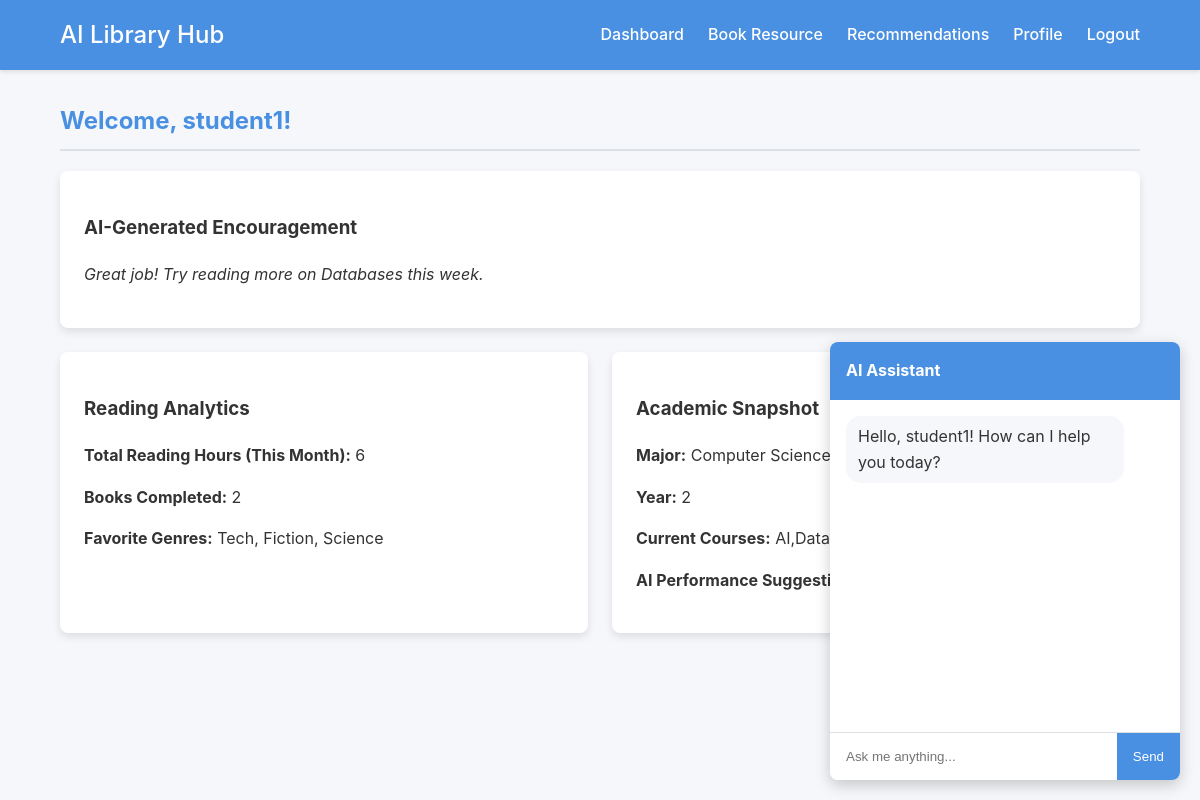
The page /dashboard (signed in) on the database its author committed.
### app.py (models this page shows)
class User(db.Model):
    id = db.Column(db.Integer, primary_key=True)
    username = db.Column(db.String(80), unique=True, nullable=False)
    password = db.Column(db.String(120), nullable=False)  # In production, hash passwords
    major = db.Column(db.String(100))
    year = db.Column(db.Integer)
    courses = db.Column(db.String(200))  # Comma-separated courses
    reading_goals = db.Column(db.String(200))
    is_teacher = db.Column(db.Boolean, default=False)

### app.py (the view)
@app.route('/dashboard')
def dashboard():
    if 'user_id' not in session:
        return redirect(url_for('login'))
    user = User.query.get(session['user_id'])
    reading_hours = random.randint(1, 10)
    books_read = random.randint(1, 5)
    genres = ['Tech', 'Fiction', 'Science']
    performance = 'Good - Focus on AI topics'
    encouragement = 'Great job! Try reading more on Databases this week.'
    return render_template('dashboard.html', user=user, reading_hours=reading_hours, books_read=books_read, genres=genres, performance=performance, encouragement=encouragement)

### templates/dashboard.html (shortened to what this page needs)
{% extends "base.html" %}
{% block content %}
    <h2>Welcome, {{ user.username }}!</h2>
    <div class="card">
        <h3>AI-Generated Encouragement</h3>
        <p><em>{{ encouragement }}</em></p>
    </div>
    <div class="grid-container">
        <div class="card">
            <h3>Reading Analytics</h3>
            <p><strong>Total Reading Hours (This Month):</strong> {{ reading_hours }}</p>
            <p><strong>Books Completed:</strong> {{ books_read }}</p>
            <p><strong>Favorite Genres:</strong> {{ genres|join(', ') }}</p>
        </div>
        <div class="card">
            <h3>Academic Snapshot</h3>
            <p><strong>Major:</strong> {{ user.major or 'Not set' }}</p>
            <p><strong>Year:</strong> {{ user.year or 'Not set' }}</p>
            <p><strong>Current Courses:</strong> {{ user.courses or 'Not set' }}</p>
            <p><strong>AI Performance Suggestion:</strong> {{ performance }}</p>
        </div>
    </div>
{% endblock %}

### templates/base.html (shortened to what this page needs)
<!DOCTYPE html>
<html lang="en">
<head>
    <link rel="stylesheet" href="{{ url_for('static', filename='css/style.css') }}">
</head>
<body>
    {% if session.user_id %}
    <nav>
        <div class="container">
            <h1><a href="{{ url_for('dashboard') }}">AI Library Hub</a></h1>
            <ul>
                <li><a href="{{ url_for('dashboard') }}">Dashboard</a></li>
                <li><a href="{{ url_for('book_resource') }}">Book Resource</a></li>
                <li><a href="{{ url_for('recommendations') }}">Recommendations</a></li>
                <li><a href="{{ url_for('profile') }}">Profile</a></li>
                <li><a href="{{ url_for('logout') }}">Logout</a></li>
            </ul>
        </div>
    </nav>
    {% endif %}
    <main class="container">
        {% block content %}{% endblock %}
    </main>
    {% if session.user_id %}
    <div class="chatbot-container">
        <div class="chatbot-header" onclick="toggleChatbot()">AI Assistant</div>
        <div class="chatbot-body" id="chatbot-body">
            <div class="chat-message bot-message">Hello, {{ session.username }}! How can I help you today?</div>
        </div>
        <div class="chatbot-input">
            <input type="text" id="chatbot-input-field" placeholder="Ask me anything..." onkeydown="handleKeydown(event)">
            <button onclick="sendChatMessage()">Send</button>
        </div>
    </div>
    {% endif %}
</body>
</html>

### static/css/style.css (style rules this page uses)
:root { --primary-color: #4a90e2; --secondary-color: #f5f7fa; --text-color: #333; --border-color: #dce1e6; --card-bg: #ffffff; --shadow: 0 4px 8px rgba(0,0,0,0.1); }
body { font-family: -apple-system, BlinkMacSystemFont, "Segoe UI", Roboto, "Helvetica Neue", Arial, sans-serif; margin: 0; background-color: var(--secondary-color); color: var(--text-color); line-height: 1.6; }
.container { width: 90%; max-width: 1200px; margin: 2rem auto; padding: 0 1rem; }
nav { background-color: var(--primary-color); color: white; padding: 1rem 0; box-shadow: 0 2px 4px rgba(0,0,0,0.1); }
nav .container { display: flex; justify-content: space-between; align-items: center; margin-top: 0; margin-bottom: 0; }
nav h1 { margin: 0; font-size: 1.5rem; }
nav ul { margin: 0; padding: 0; list-style: none; display: flex; gap: 1.5rem; }
nav a { color: white; text-decoration: none; font-weight: 500; transition: opacity 0.2s; }
.card { background-color: var(--card-bg); border-radius: 8px; padding: 1.5rem; box-shadow: var(--shadow); margin-bottom: 1.5rem; }
.grid-container { display: grid; grid-template-columns: repeat(auto-fit, minmax(300px, 1fr)); gap: 1.5rem; }
h2 { color: var(--primary-color); border-bottom: 2px solid var(--border-color); padding-bottom: 0.5rem; margin-top: 0; }
.chatbot-container { position: fixed; bottom: 20px; right: 20px; width: 350px; background: white; border-radius: 8px; box-shadow: 0 5px 15px rgba(0,0,0,0.2); display: flex; flex-direction: column; overflow: hidden; transition: all 0.3s ease-in-out; }
.chatbot-header { background: var(--primary-color); color: white; padding: 1rem; font-weight: bold; cursor: pointer; }
.chatbot-body { padding: 1rem; height: 300px; overflow-y: auto; display: flex; flex-direction: column; gap: 10px; }
.chat-message { padding: 8px 12px; border-radius: 15px; max-width: 80%; }
.bot-message { background: var(--secondary-color); align-self: flex-start; }
.chatbot-input { display: flex; border-top: 1px solid var(--border-color); }
.chatbot-input input { flex-grow: 1; border: none; padding: 1rem; outline: none; }
.chatbot-input button { background: var(--primary-color); color: white; border: none; padding: 0 1rem; cursor: pointer; }

### rows shown on the page
User: username "student1", major "Computer Science", year "2", courses "AI,Databases"

### other values the page prints
{{ encouragement }} "Great job! Try reading more on Databases this week."
{{ genres|join(', ') }} "Tech, Fiction, Science"
